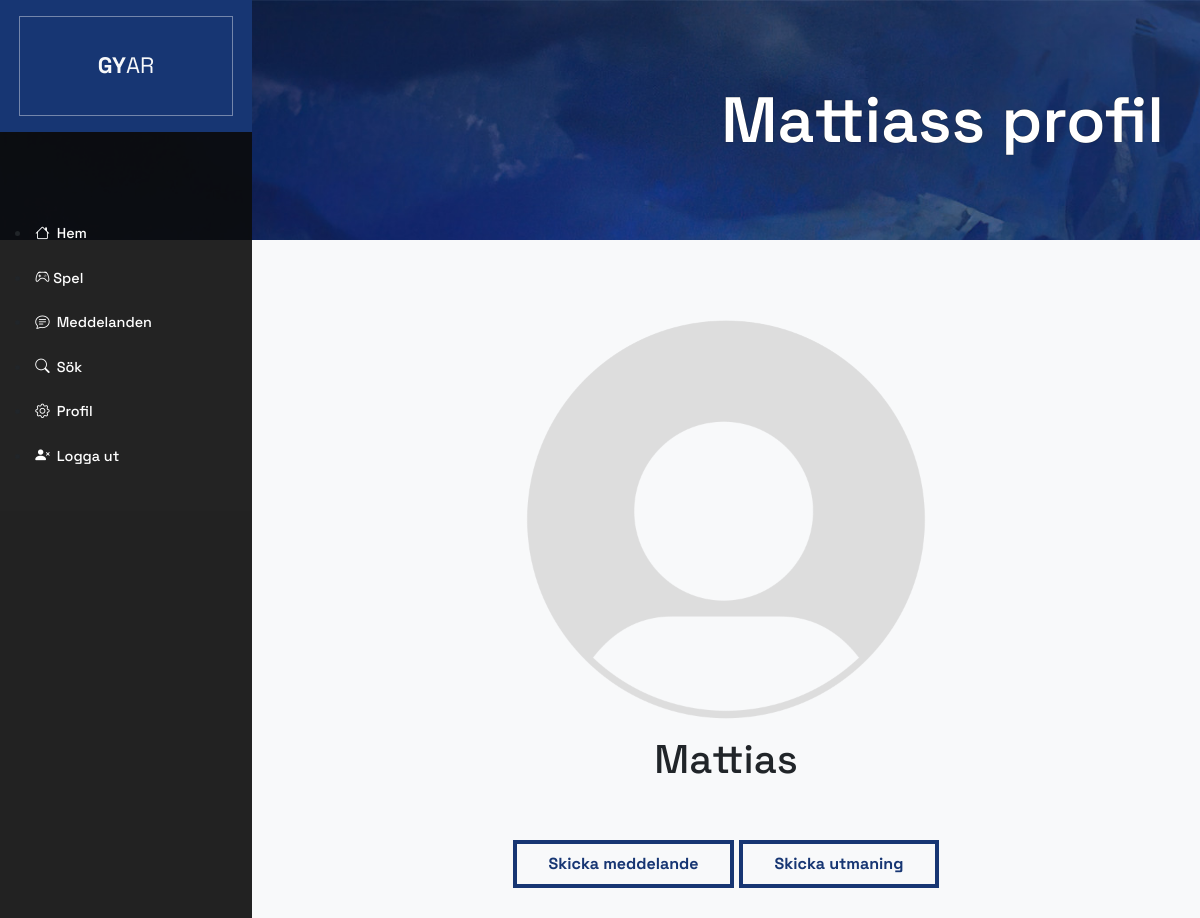
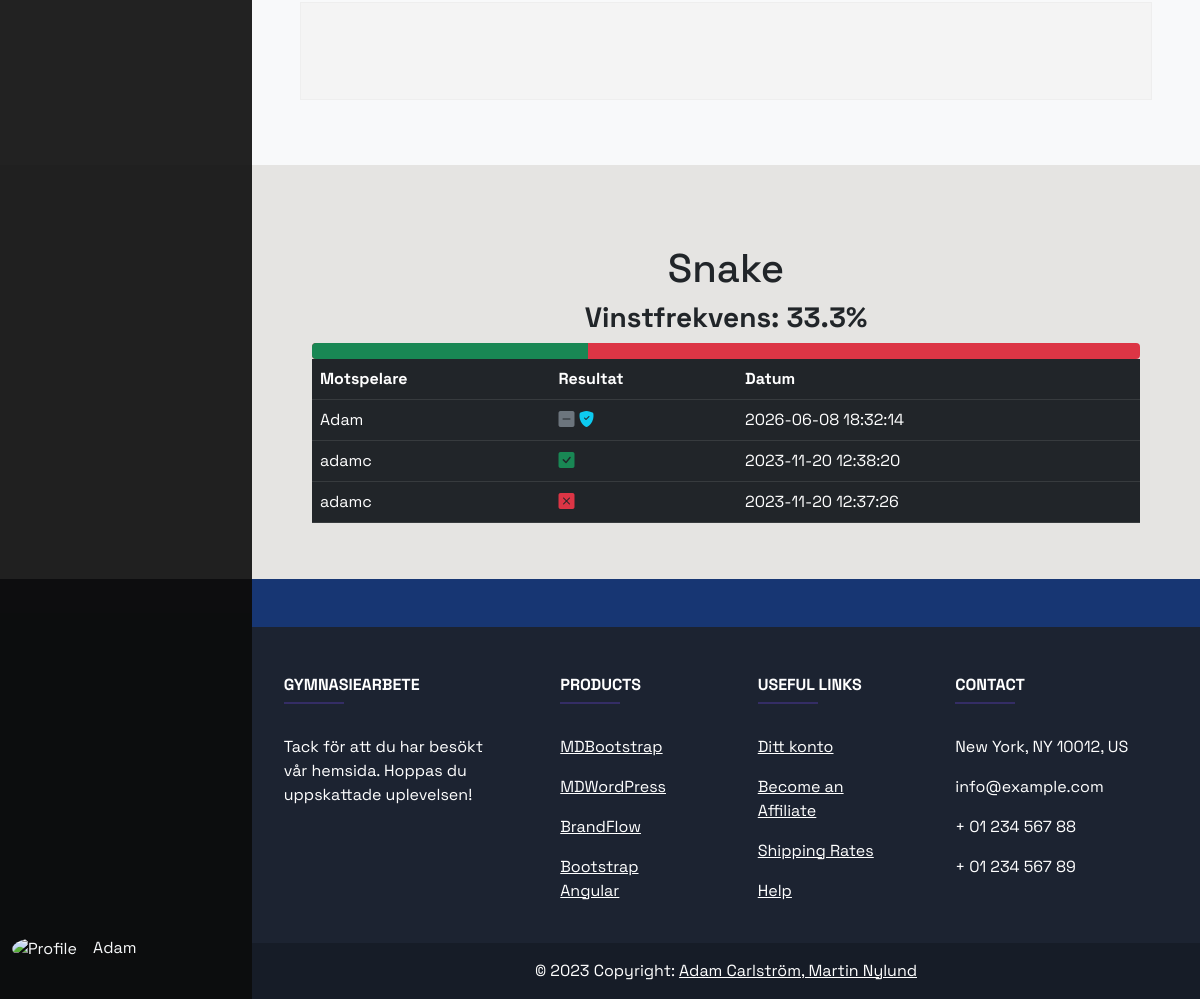
The app's page /view_profile/16 (signed in) with its own data (2 pictures, top to bottom).
### tables this page shows
CREATE TABLE users (
    id INTEGER PRIMARY KEY,
    username TEXT NOT NULL,
    password TEXT NOT NULL,
    description TEXT,
    profile_picture TEXT, 
    creation_date TEXT
);

CREATE TABLE games_history (
    id INTEGER PRIMARY KEY,
    player1_id INTEGER REFERENCES users(id),
    player2_id INTEGER REFERENCES users(id),
    winner_id REFERENCES users(id),
	date TEXT
, duration INTEGER, score_player1 INTEGER, score_player2 INTEGER);

### my_server/profiles/profiles.py (the view)
@profiles_bp.route('/view_profile/<id>')
def view_profile(id=None):
    if 'logged_in' not in session or session['logged_in'] == False:
        abort(401)
    conn = create_connection(current_app.config['DB_PATH'])
    cur = conn.cursor()
    cur.execute('SELECT * FROM users WHERE id = ?', (id, ))
    viewed_user = cur.fetchone()
    cur.execute(
        'SELECT * FROM games_history WHERE player1_id = ? OR player2_id = ? ORDER BY date DESC', (id, id))
    games = cur.fetchall()
    usernames = []
    for game in games:
        if (int(game[2]) == int(id)):
            cur.execute(
                'SELECT id,username FROM users WHERE id == ?', (game[1],))
        elif (int(game[1]) == int(id)):
            cur.execute(
                'SELECT id,username FROM users WHERE id == ?', (game[2],))
        name = cur.fetchone()
        usernames.append(name)
    print(usernames)
    i = 0
    j = 0
    size = len(usernames)
    while (size > i):
        j = i+1
        while (size > j):
            if (not (j == i) and usernames[i] == usernames[j]):
                del usernames[j]
                size -= 1
                j -= 1
            j += 1
        i += 1
    session['page'] = 'view_profile'
    win = 0
    nr_of_games = 0
    for game in games:
        if game[3] == int(id):
            win += 1
        nr_of_games += 1
    if nr_of_games != 0:
        win_rate = int((win / nr_of_games + 0.0005) * 1000)
        win_rate = win_rate / 10
    else:
        win_rate = 0
    print(usernames)
    return render_template('view_profile.html', active_page='view_profile', viewed_user=viewed_user, games=games, username=usernames, win_rate=win_rate)

### my_server/databasehandler.py (called while the page is built)
def create_connection(db_file = config['DB_PATH']):
    conn = None
    try:
        conn = sqlite3.connect(db_file)
    except sqlite3.Error as e:
        print(e)
    return conn

### my_server/profiles/templates/view_profile.html (shortened to what this page needs)
{% extends 'base.html' %}
{% block header %}
<div class="header-small">
  <div class="header-content">
    <div class="header-text" id="title_header">{{viewed_user[1]}}s profil</div>
  </div>
</div>
{% endblock %}
{% block content1 %}
<div class="box-padding">
  <div class="row">
    <div class="col-12">
      {% if viewed_user[4] != None%}
      <img src="../static/uploads/{{viewed_user[4]}}" alt="Profile picture" class="center-horizontal profile-image"
        style="width: 25rem; height: 25rem;">
      {% else %}
      <img src="../static/images/default_profile.png" alt="Profile picture" class="center-horizontal profile-image"
        style="width: 25rem; height: 25rem;">
      {% endif %}
    </div>
    <div class="col-12 my-3">
      <h1 class="text-center">
        {{viewed_user[1]}}
      </h1>
    </div>
    <div class="col-12 my-3">
      <div class="text-center">
        <button class="button button-small" id="get_to_messages">Skicka meddelande</button>
        <button class="button button-small" id="challengeBtn">Skicka utmaning</button>
      </div>
    </div>
    <div class="col-12 contact text-center text-align-left mt-3" style="padding: 3rem;">
    </div>
  </div>
</div>
{% endblock %}
{% block content2 %}
<div class="box-padding">
  <h1 class="text-center">Snake</h1>
  <div class="h3 text-center w-100"><strong>Vinstfrekvens: {{win_rate}}%</strong></div>
  <div id="win_rate"></div>
  <table class="table table-dark">
    <tr>
      <th>
        Motspelare
      </th>
      <th>
        Resultat
      </th>
      <th>
        Datum
      </th>
    </tr>
    {%for game in games%}
    <tr>
      <td>
        {%for name in username%}
        {%if name[0] == game[1]%}
        {{name[1]}}
        {%elif name[0] == game[2]%}
        {{name[1]}}
        {%endif%}
        {%endfor%}
      </td>
      <td>
        {%if game[3] == viewed_user[0]%}
        <i class="bi bi-check-square-fill text-success"></i>
        {%elif game[3] == game[2]%}
        <i class="bi bi-x-square-fill text-danger"></i>
        {%else%}
        <i class="bi bi-dash-square-fill text-secondary"></i>
        {%endif%}
        {%if game[6] and game[7]%}
        <i class="bi bi-shield-fill-check text-info"></i>
        {%endif%}
      </td>
      <td>
        {{game[4].split('.')[0]}}
      </td>
    </tr>
    {%endfor%}
  </table>
</div>
{% endblock %}

### my_server/templates/base.html (shortened to what this page needs)
<!DOCTYPE html>
<html lang="en">
<head>
    <link rel="stylesheet" href="{{ url_for('static', filename='style.css') }}">
    <link href="https://cdn.jsdelivr.net/npm/bootstrap@5.0.2/dist/css/bootstrap.min.css" rel="stylesheet"
>
    <link rel="stylesheet" href="https://cdn.jsdelivr.net/npm/bootstrap-icons@1.5.0/font/bootstrap-icons.css">
</head>
<body>
    <div class="all">
        <nav class="glide-left" id="sidebar-navigation">
            <div class="bg-theme py-3">
                <div class="bg-theme logo text-light text-center"> <strong>GY</strong>AR</div>
            </div>
            <ul class="d-lg-block links">
                <li><a class="nav-link" href="{{url_for('auth_bp.index')}}">
                        <h5 class="navigation-link">
                            <i class="bi bi-house icon"></i>
                            Hem
                        </h5>
                    </a>
                </li>
                {% if session['logged_in'] == False %}
                <li><a class="nav-link" href="{{url_for('auth_bp.log_in')}}">
                        <h5 class="navigation-link">
                            <i class="bi bi-person-square icon"></i>
                            Logga in
                        </h5>
                    </a>
                </li>
                <li><a class="nav-link" href="{{url_for('auth_bp.new_user')}}">
                        <h5 class="navigation-link">
                            <i class="bi bi-person-plus-fill icon"></i>
                            Skapa konto
                        </h5>
                    </a>
                </li>
                {% else %}
                <li><a class="nav-link" href="{{url_for('game_bp.game_hub')}}">
                        <h5 class="navigation-link">
                            <i class="bi bi-controller"></i>
                            Spel
                        </h5>
                    </a>
                </li>
                <li><a class="nav-link" href="{{url_for('messages_bp.messages')}}">
                        <h5 class="navigation-link">
                            {%if session['message_notification']%}
                            <i class="bi bi-chat-text icon icons-unread message_icon"></i>
                            {%else%}
                            <i class="bi bi-chat-text icon message_icon"></i>
                            {%endif%}
                            Meddelanden
                        </h5>
                    </a>
                </li>
                <li><a class="nav-link" href="{{url_for('search_bp.search_users')}}">
                        <h5 class="navigation-link">
                            <i class="bi bi-search icon"></i>
                            Sök
                        </h5>
                    </a>
                </li>
                <li><a class="nav-link" href="{{url_for('profiles_bp.own_profile')}}">
                        <h5 class="navigation-link">
                            <i class="bi bi-gear icon"></i>
                            Profil
                        </h5>
                    </a>
                </li>
                <li><a class="nav-link" href="{{url_for('auth_bp.logout')}}">
                        <h5 class="navigation-link">
                            <i class="bi bi-person-x-fill icon"></i>
                            Logga ut
                        </h5>
                    </a>
                </li>
                {% endif %}
            </ul>
            {% if session['logged_in'] == True %}
            <div class="status-position">
                <div class="text-light">
                    <img src="../static/uploads/{{session['user']['profile_picture']}}" alt="Profile"
                        class="display-horizontal profile-image">
                    <div class="display-horizontal">{{session['user']['username']}}</div>
                </div>
            </div>
            {%endif%}
        </nav>
        <div id="header">
            {%block header %}
            {% endblock %}
        </div>
        <div class="bg-light left" id="content1">
            {% block content1 %}
            {% endblock %}
        </div>
        <div class="left" id="content2" style="background-color: #E5E4E2;">
            {% block content2 %}
            {% endblock %}
        </div>
        <footer class="text-center text-lg-start text-white left" style="background-color: #1c2331" id="footer">
            <div class="d-flex justify-content-between p-4 bg-theme"></div>
            <div>
                <div class="container text-center text-md-start mt-5">
                    <div class="row mt-3">
                        <div class="col-md-3 col-lg-4 col-xl-3 mx-auto mb-4">
                            <h6 class="text-uppercase fw-bold">Gymnasiearbete</h6>
                            <hr class="mb-4 mt-0 d-inline-block mx-auto"
                                style="width: 60px; background-color: #7c4dff; height: 2px" />
                            <p>
                                Tack för att du har besökt vår hemsida. Hoppas du uppskattade uplevelsen!
                            </p>
                        </div>
                        <div class="col-md-2 col-lg-2 col-xl-2 mx-auto mb-4">
                            <h6 class="text-uppercase fw-bold">Products</h6>
                            <hr class="mb-4 mt-0 d-inline-block mx-auto"
                                style="width: 60px; background-color: #7c4dff; height: 2px" />
                            <p>
                                <a href="#!" class="text-white">MDBootstrap</a>
                            </p>
                            <p>
                                <a href="#!" class="text-white">MDWordPress</a>
                            </p>
                            <p>
                                <a href="#!" class="text-white">BrandFlow</a>
                            </p>
                            <p>
                                <a href="#!" class="text-white">Bootstrap Angular</a>
                            </p>
                        </div>
                        <div class="col-md-3 col-lg-2 col-xl-2 mx-auto mb-4">
                            <h6 class="text-uppercase fw-bold">Useful links</h6>
                            <hr class="mb-4 mt-0 d-inline-block mx-auto"
                                style="width: 60px; background-color: #7c4dff; height: 2px" />
                            <p>
                                <a href="#!" class="text-white">Ditt konto</a>
                            </p>
                            <p>
                                <a href="#!" class="text-white">Become an Affiliate</a>
                            </p>
                            <p>
                                <a href="#!" class="text-white">Shipping Rates</a>
                            </p>
                            <p>
                                <a href="#!" class="text-white">Help</a>
                            </p>
                        </div>
                        <div class="col-md-4 col-lg-3 col-xl-3 mx-auto mb-md-0 mb-4">
                            <h6 class="text-uppercase fw-bold">Contact</h6>
                            <hr class="mb-4 mt-0 d-inline-block mx-auto"
                                style="width: 60px; background-color: #7c4dff; height: 2px" />
                            <p> New York, NY 10012, US</p>
                            <p> info@example.com</p>
                            <p> + 01 234 567 88</p>
                            <p> + 01 234 567 89</p>
                        </div>
                    </div>
                </div>
            </div>
            <div class="text-center p-3" style="background-color: rgba(0, 0, 0, 0.2)">
                © 2023 Copyright:
                <a class="text-white" href="#">Adam Carlström, Martin Nylund</a>
            </div>
        </footer>
    </div>
</body>
</html>

### my_server/static/style.css (style rules this page uses)
html { scroll-behavior: smooth; }
body { background-image: url("images/landscape.jpg"); background-repeat: no-repeat; background-size: cover; background-attachment: fixed; animation-name: image; animation-duration: 60s; animation-delay: 1s; animation-iteration-count: infinite; overflow-x: hidden; }
.all { font-family: 'Space Grotesk', sans-serif; }
.glide-left { animation: glide-left 0.5s ease-out forwards; }
.header-small { height: 30vh; }
.left { padding: 0 0 0 21%; }
.header-content { position: relative; float: right; text-align: right; top: 50%; transform: translateY(-50%); right: 3%; width: 40rem; color: white; text-shadow: 0 0 0.1vh black; font-family: 'Space Grotesk', sans-serif; }
.header-text { font-weight: 600; font-size: 400%; line-height: 4rem; }
#sidebar-navigation { width: 21%; float: left; height: 100%; position: fixed; top:0; left:0; background-color: rgba(12, 12, 12, 0.9); z-index: 100; }
.links { margin-top: 10vh; }
.navigation-link { font-size: 1.2vw; color: white; padding: 1.3vh 0 1.3vh 2vw; transition: 0.5s; margin: -0.3rem; animation-timing-function: ease-out; border-left: 0 solid rgba(0, 0, 0, 0); transform: translateX(-2rem); }
.icon { margin: 0 2% 0 0; transform: translateY(-10%); }
.status-position { position: fixed; bottom: 2%; }
.contact { padding-left: 15px; font-size: 13px; color: #aaa; background-color: #f4f4f4; border: 1px solid #eee; outline: none; box-shadow: none; line-height: 40px; width: 100%; height: 40px; margin-bottom: 25px; margin-top: 1rem; }
.button { background-color: rgba(0, 0, 0, 0); border: 0.3rem solid #173673; padding: 0.5rem 8vw 0.5rem 8vw; justify-content: center; font-weight: bold; color: #173673; transition: 0.3s; margin-top: 1rem; }
.button-small { padding-right: 2rem; padding-left: 2rem; }
.bg-theme { background-color: #173673; }
.logo { margin: auto; border-style: solid; border-width: 0.1rem; border-color: rgba(255, 255, 255, 0.4); padding: 2rem; justify-content: center; width: 85%; font-size: 140%; }
.display-horizontal { display: inline; margin-left: 1vw; }
.center-horizontal { position: relative; left: 50%; transform: translateX(-50%); }
.profile-image { width: 4rem; height: 4rem; border-radius: 50%; }
.box-padding { padding: 5rem 5vw 5vh 5vw; width: 100%; }

### records on screen
users: user.username "Adam", username "Adam"
users: username "Mattias", profile_picture (placeholder picture)
games_history: date "2026-06-08 18:32:14"
games_history: date "2023-11-20 12:38:20"
users: username "adamc"
games_history: date "2023-11-20 12:37:26"

### other values on screen
{{ win_rate }} "33.3"
